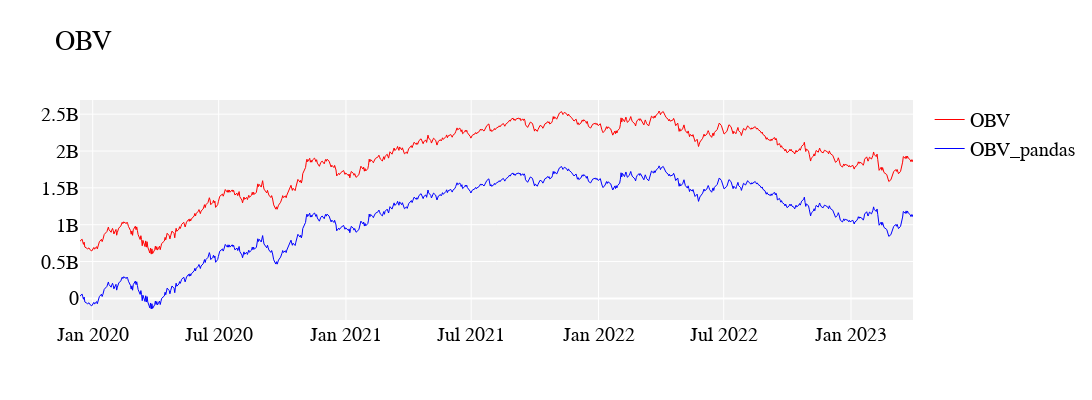
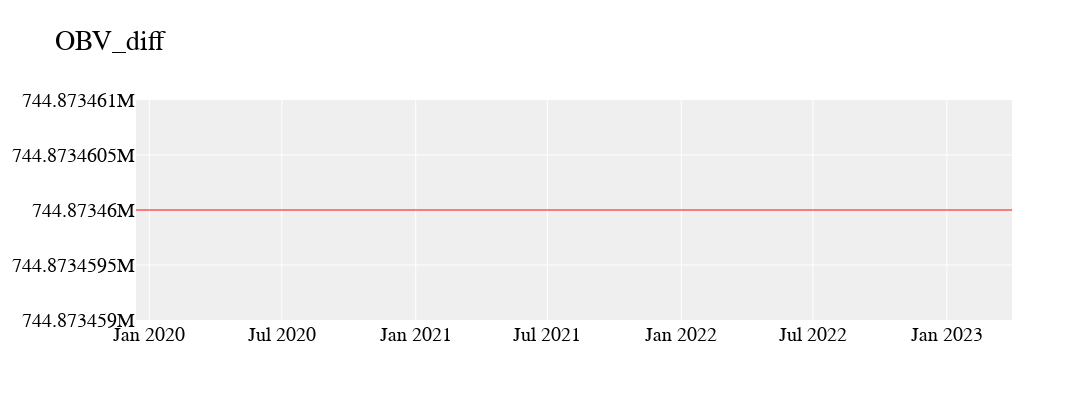

Write notebook code for charts like these, in order.
### Code cell
plot_2_line(df.index,df['OnBalanceVolume'],df_pandas['OBV'],'OBV','OBV_pandas','OBV')
plot_1_line(df.index,np.absolute(df['OnBalanceVolume']-df_pandas['OBV']),'OBV_diff')

### Figure 1 — Plotly figure (JSON) as saved in the notebook; plotly's stock layout.template omitted (floating-point values rounded to 4 significant figures; data arrays with more than 128 entries replaced by an {"elided": "..."} marker saying what was removed)
{"data": [{"legendgroup": "1", "line": {"color": "red", "width": 1}, "name": "OBV", "type": "scatter", "x": {"elided": "830 str values"}, "xaxis": "x", "y": {"elided": "830 int values"}, "yaxis": "y"}, {"legendgroup": "1", "line": {"color": "blue", "width": 1}, "name": "OBV_pandas", "type": "scatter", "x": {"elided": "830 str values"}, "xaxis": "x", "y": {"elided": "830 int values"}, "yaxis": "y"}], "layout": {"font": {"color": "#000000", "family": "Monospace", "size": 20}, "height": 400, "plot_bgcolor": "#efefef", "title": {"text": "OBV"}, "width": 1200, "xaxis": {"anchor": "y", "domain": [0, 1], "rangeslider": {"visible": false}}, "yaxis": {"anchor": "x", "domain": [0, 1]}}}

### Figure 2 — Plotly figure (JSON) as saved in the notebook; plotly's stock layout.template omitted (floating-point values rounded to 4 significant figures; data arrays with more than 128 entries replaced by an {"elided": "..."} marker saying what was removed)
{"data": [{"legendgroup": "1", "line": {"color": "red", "width": 1}, "type": "scatter", "x": {"elided": "830 str values"}, "xaxis": "x", "y": {"elided": "830 int values"}, "yaxis": "y"}], "layout": {"font": {"color": "#000000", "family": "Monospace", "size": 20}, "height": 400, "plot_bgcolor": "#efefef", "title": {"text": "OBV_diff"}, "width": 1200, "xaxis": {"anchor": "y", "domain": [0, 1], "rangeslider": {"visible": false}}, "yaxis": {"anchor": "x", "domain": [0, 1]}}}
